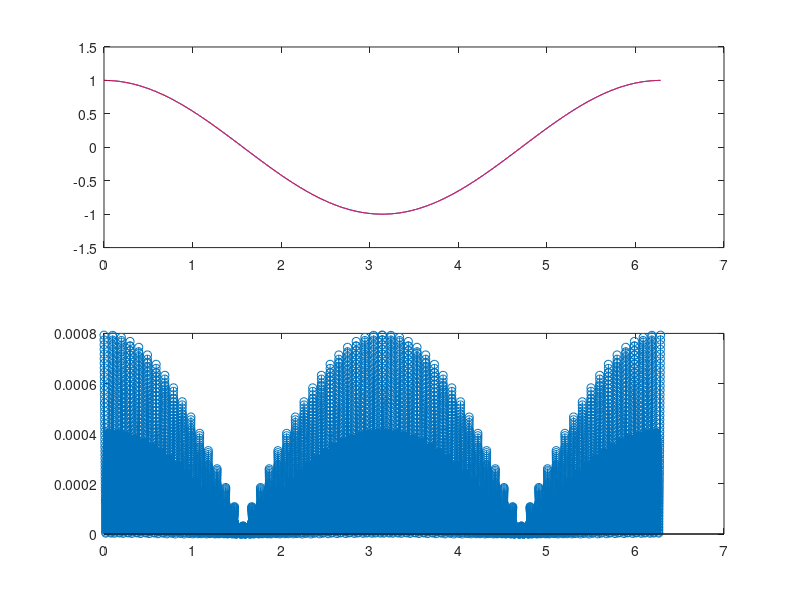

Write MATLAB code to recreate this figure.
xmin = 0;
xmax = 2*pi;
xLength = xmax - xmin;
numSegment = 64;
segmentSize = xLength/numSegment;
WF=12;
numPoints_X = 16000;
x = linspace(xmin, xmax, numPoints_X);

segmentCoeff = zeros(2, numSegment);
xSplit = mat2cell(x, 1, ones(1, numSegment) .* length(x)/numSegment);

for j = 1 : numSegment
    cX = xSplit{j};
    cY = cos(cX);
    p = polyfit(cX, cY, 1);
    segmentCoeff(:, j) = p';
end


function[segmentIndex] = SegmentDecoder(num, segmentVals)
    noSegments = length(segmentVals);
    segmentIndex = 0;
    for i = 1:noSegments
        currentSegmentVals = segmentVals{i};
        if num <= currentSegmentVals(end)
            segmentIndex = i;
            break;
        end
    end
end


function [y] = Compute_PLA_Gen(x, segCoeff, segX)
    y = zeros(size(x, 1), size(x, 2));
    for i = 1:length(x)
        SegmentIndex = SegmentDecoder(x(i), segX);
        if SegmentIndex ~= 0
            multCoeff = segCoeff(1, SegmentIndex);
            addCoeff  = segCoeff(2, SegmentIndex);
            y(i) = (x(i) * multCoeff) + addCoeff;
        else
            y(i) = 0;
        end
    end
end

fid = fopen('coeffROM.mem', 'w');

for i = 1:numSegment
    fixed_a = round(segmentCoeff(1,i) * 2^(WF-12));
    fixed_b = round(segmentCoeff(2,i) * 2^WF);

    fixed_a = mod(fixed_a, 2^16);
    fixed_b = mod(fixed_b, 2^16);

    fixed_a_bin = dec2bin(fixed_a, 16);
    fixed_b_bin = dec2bin(fixed_b, 16);
    fprintf(fid, "%s%s\n", fixed_a_bin, fixed_b_bin);
end

fclose(fid);

y_actual = cos(x);
y_approximate = Compute_PLA_Gen(x, segmentCoeff, xSplit);

subplot(2,1,1);
plot(x, y_actual, 'b');
hold on;
plot(x, y_approximate, 'r');
subplot(2,1,2);
stem(x, abs(y_actual - y_approximate));

mse = mean((y_actual - y_approximate).^2);


